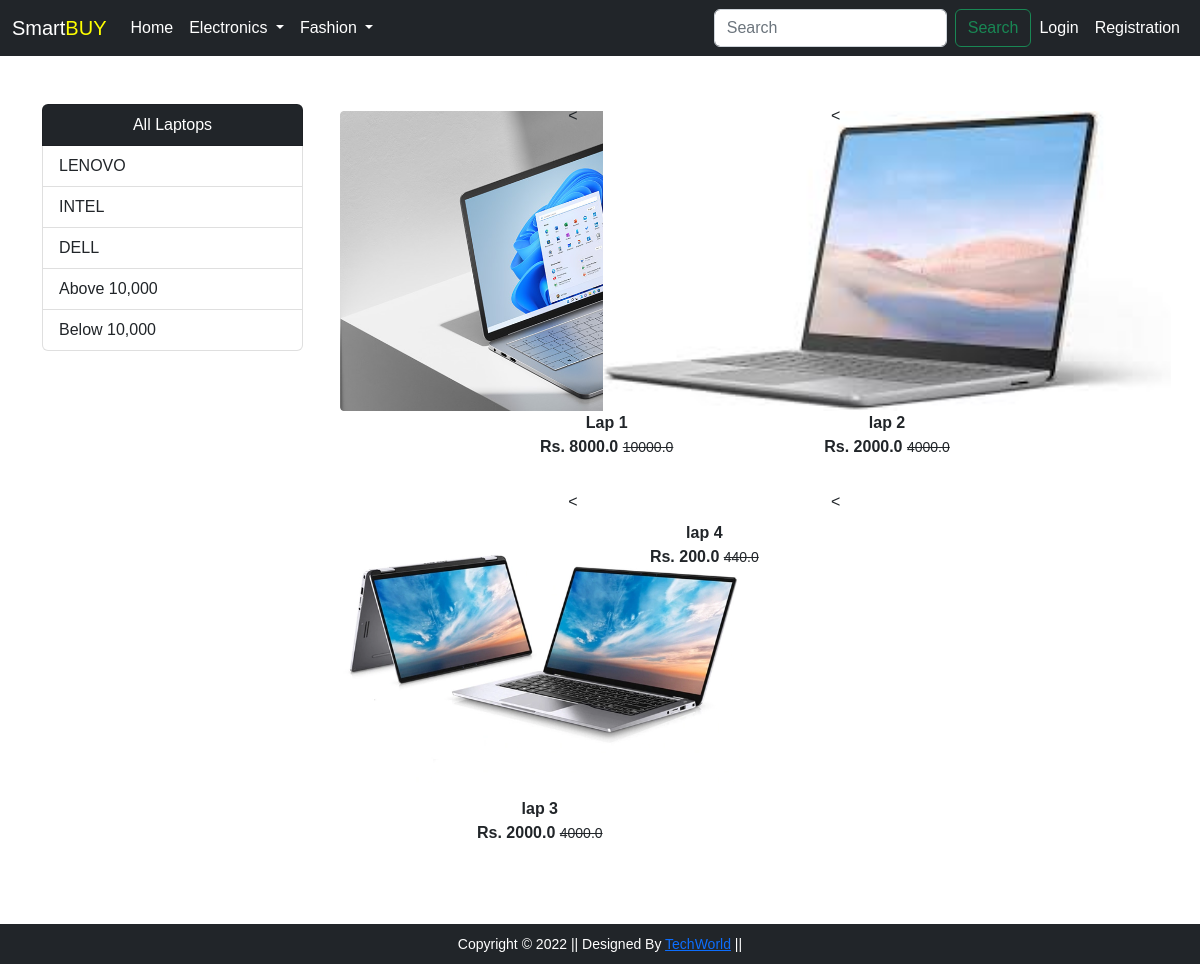
The app's page /laptop/ with its own data.
### addo/models.py (models this page shows, shortened)
class Product(models.Model):
    title = models.CharField(max_length=100)
    selling_price = models.FloatField()
    discount_price = models.FloatField()
    description = models.TextField()
    brand = models.CharField(max_length=100)
    category = models.CharField(choices=CATEGORY_CHOICES, max_length=4)
    product_image = models.ImageField(upload_to='productimg')

### addo/views.py (the view)
# urls.py: path('laptop/', views.laptop, name='laptop'),
def laptop(request, data=None):
    if data == None:
        laptops = Product.objects.filter(category="L")
    elif data == 'lenovo' or data == 'intel' or data == 'dell':
        laptops = Product.objects.filter(category="L").filter(brand=data)
    elif data == 'below':
        laptops = Product.objects.filter(category="L").filter(discount_price__lt=10000)
    elif data == 'above':
        laptops = Product.objects.filter(category="L").filter(discount_price__gt=10000)
    return render(request, 'addo/laptop.html', {'laptops': laptops})

### addo/templates/addo/laptop.html (shortened to what this page needs)
{% extends 'addo/base.html' %}
{% load static %}
{% block main-content %}
<div class="container my-5">
    <div class="row">
        <div class="col-sm-3">
            <div class="list-group">
                <a href="{% url 'laptop' %}" class="list-group-item list-group-item-action bg-dark text-white text-center">All Laptops</a>
                <a href="{% url 'laptop-data' 'lenovo' %}" class="list-group-item list-group-item-action">LENOVO</a>
                <a href="{% url 'laptop-data' 'intel' %}" class="list-group-item list-group-item-action">INTEL</a>
                <a href="{% url 'laptop-data' 'dell' %}" class="list-group-item list-group-item-action">DELL</a>
                <a href="{% url 'laptop-data' 'above' %}" class="list-group-item list-group-item-action">Above 10,000</a>
                <a href="{% url 'laptop-data' 'below' %}" class="list-group-item list-group-item-action">Below 10,000</a>
            </div>
        </div>
        <div class="col-sm-8">
            <div class="row">
                {% for product in laptops %}
                <div class="col-sm-4 text-center mb-4">
                    <a href="{% url 'product-detail' product.id %}" class="btn">
                        <div class="item">
                            <img src="{{product.product_image.url}}" alt="" height="300" class="">
                            <div class="fw-bold">{{product.title}}</div>
                            <div class="fw-bold">Rs. {{product.discount_price}} <small class="fw-light text-decoration-line-through">{{product.selling_price}}</small></div>
                        </div>
                    </a>
                </div><
                {% endfor %}
            </div>
        </div>
    </div>
</div>
{% endblock main-content %}

### addo/static/addo/css/style.css (style rules this page uses)
* { margin: 0; padding: 0; font-family: 'Poppins', sans-serif; box-sizing: border-box; }

### records on screen
Product: title "Lap 1", discount_price "8000.0", selling_price "10000.0"
Product: product_image (picture), title "lap 2", discount_price "2000.0", selling_price "4000.0"
Product: product_image (picture), title "lap 3", discount_price "2000.0", selling_price "4000.0"
Product: title "lap 4", discount_price "200.0", selling_price "440.0"
